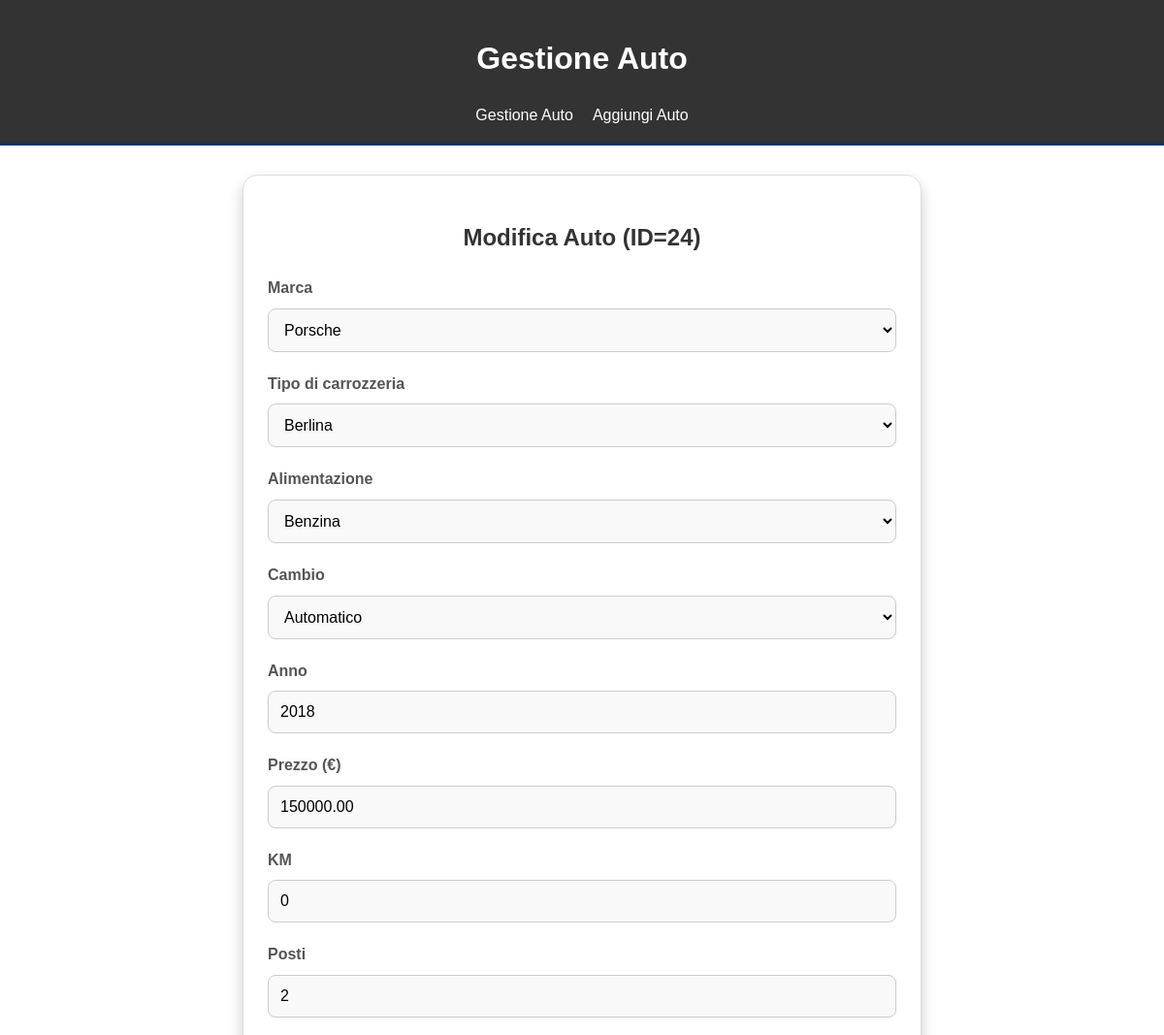
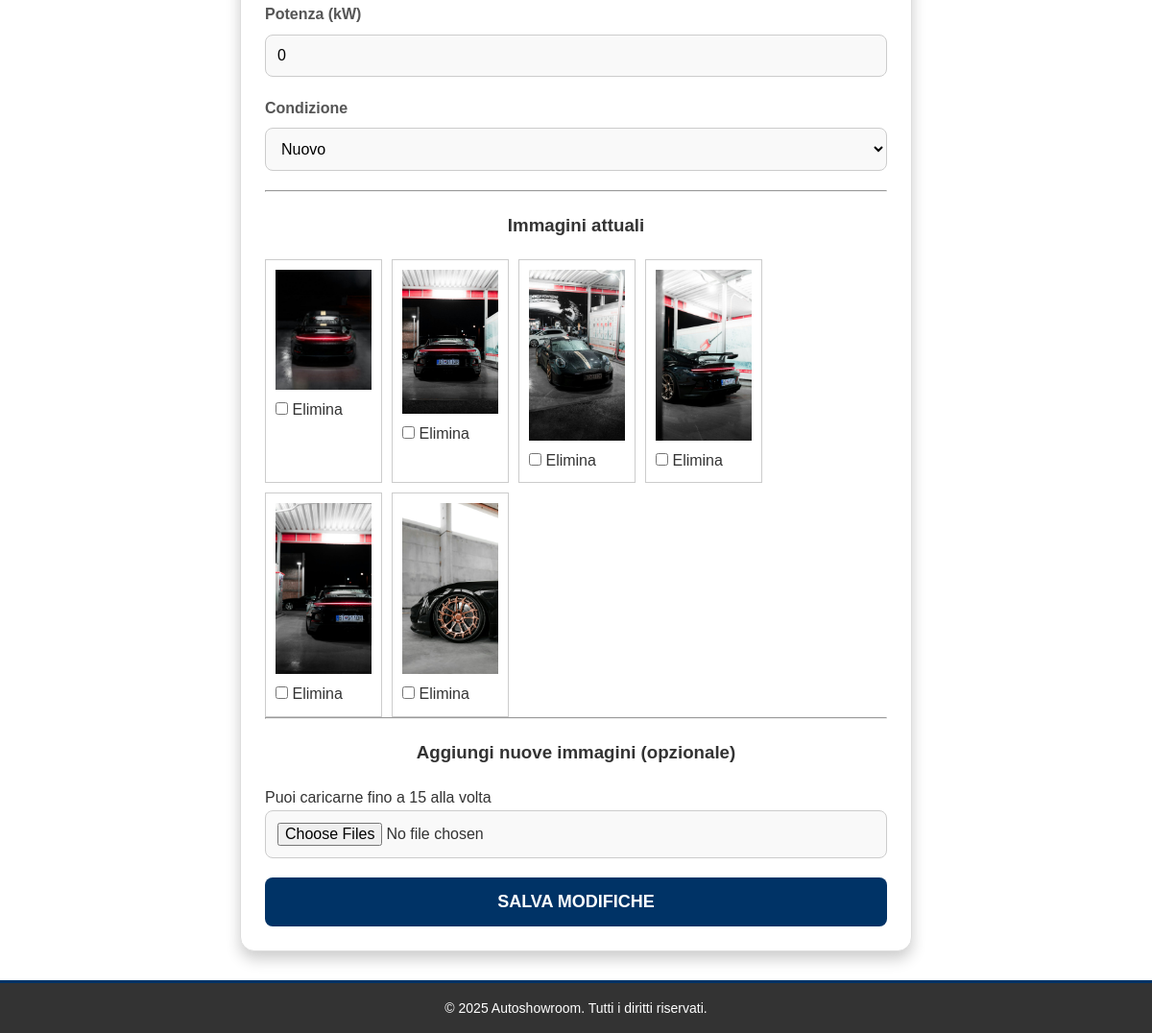
The app's page /admin/edit_car.php?id=24 (signed in) with its own data (2 pictures, top to bottom).
### tables this page shows
CREATE TABLE `cars` (
  `id` int(11) NOT NULL,
  `brand_id` int(11) NOT NULL,
  `car_type_id` int(11) NOT NULL,
  `fuel_type_id` int(11) NOT NULL,
  `transmission_id` int(11) NOT NULL,
  `year` year(4) NOT NULL,
  `price` decimal(10,2) NOT NULL,
  `km` int(11) NOT NULL,
  `seats` tinyint(4) NOT NULL,
  `power_kw` int(11) NOT NULL,
  `car_condition` enum('nuovo','usato') NOT NULL
);

CREATE TABLE `brands` (
  `id` int(11) NOT NULL,
  `name` varchar(50) NOT NULL
);

CREATE TABLE `car_types` (
  `id` int(11) NOT NULL,
  `name` varchar(50) NOT NULL
);

CREATE TABLE `fuel_types` (
  `id` int(11) NOT NULL,
  `name` varchar(50) NOT NULL
);

CREATE TABLE `transmissions` (
  `id` int(11) NOT NULL,
  `name` varchar(50) NOT NULL
);

CREATE TABLE `car_images` (
  `id` int(11) NOT NULL,
  `car_id` int(11) NOT NULL,
  `image_path` varchar(255) NOT NULL
);

### functions/functions.php (called while the page is built, shortened)
<?php
require_once 'db.php';
function get_brands() {
    global $conn;
    $sql = "SELECT id, name FROM brands ORDER BY name";
    $stmt = $conn->prepare($sql);
    $stmt->execute();
    return $stmt->fetchAll(PDO::FETCH_ASSOC);
}
function get_car_types() {
    global $conn;
    $sql = "SELECT id, name FROM car_types ORDER BY name";
    $stmt = $conn->prepare($sql);
    $stmt->execute();
    return $stmt->fetchAll(PDO::FETCH_ASSOC);
}
function get_fuel_types() {
    global $conn;
    $sql = "SELECT id, name FROM fuel_types ORDER BY name";
    $stmt = $conn->prepare($sql);
    $stmt->execute();
    return $stmt->fetchAll(PDO::FETCH_ASSOC);
}
function get_transmissions() {
    global $conn;
    $sql = "SELECT id, name FROM transmissions ORDER BY name";
    $stmt = $conn->prepare($sql);
    $stmt->execute();
    return $stmt->fetchAll(PDO::FETCH_ASSOC);
}
function get_car_by_id($id) {
    global $conn;
    $stmt = $conn->prepare("SELECT * FROM cars WHERE id = ?");
    $stmt->execute([$id]);
    return $stmt->fetch(PDO::FETCH_ASSOC);
}
?>

### admin/edit_car.php (the view, shortened to what this page needs)
<?php
require_once '../functions/functions.php';
$id = isset($_GET['id']) ? (int)$_GET['id'] : 0;
$car = get_car_by_id($id);
$stmt = $conn->prepare("SELECT id, image_path FROM car_images WHERE car_id = ?");
$stmt->execute([$id]);
$existing_images = $stmt->fetchAll(PDO::FETCH_ASSOC);
$brands        = get_brands();
$car_types     = get_car_types();
$fuel_types    = get_fuel_types();
$transmissions = get_transmissions();
?>
<!DOCTYPE html>
<html lang="it">
<head>
    <link rel="stylesheet" href="../css/admin.css">
</head>
<body>
    <header class="header">
        <h1><a href="./admin.php">Gestione Auto</a></h1>
        <nav>
            <ul>
                <li><a href="./admin.php">Gestione Auto</a></li>
                <li><a href="./add_car.php">Aggiungi Auto</a></li>
            </ul>
        </nav>
    </header>
    <div class="form-wrapper">
        <h2 class="form-title">Modifica Auto (ID=<?php echo $car['id']; ?>)</h2>
        <form method="POST" action="edit_car.php?id=<?php echo $car['id']; ?>" enctype="multipart/form-data">
            <div class="form-group">
                <label for="brand_id">Marca</label>
                <select id="brand_id" name="brand_id" required>
                    <?php foreach ($brands as $b): ?>
                        <option value="<?php echo $b['id']; ?>"
                            <?php if ($b['id'] == $car['brand_id']) echo 'selected'; ?>>
                            <?php echo htmlspecialchars($b['name']); ?>
                        </option>
                    <?php endforeach; ?>
                </select>
            </div>
            <div class="form-group">
                <label for="car_type_id">Tipo di carrozzeria</label>
                <select id="car_type_id" name="car_type_id" required>
                    <?php foreach ($car_types as $ct): ?>
                        <option value="<?php echo $ct['id']; ?>"
                            <?php if ($ct['id'] == $car['car_type_id']) echo 'selected'; ?>>
                            <?php echo htmlspecialchars($ct['name']); ?>
                        </option>
                    <?php endforeach; ?>
                </select>
            </div>
            <div class="form-group">
                <label for="fuel_type_id">Alimentazione</label>
                <select id="fuel_type_id" name="fuel_type_id" required>
                    <?php foreach ($fuel_types as $ft): ?>
                        <option value="<?php echo $ft['id']; ?>"
                            <?php if ($ft['id'] == $car['fuel_type_id']) echo 'selected'; ?>>
                            <?php echo htmlspecialchars($ft['name']); ?>
                        </option>
                    <?php endforeach; ?>
                </select>
            </div>
            <div class="form-group">
                <label for="transmission_id">Cambio</label>
                <select id="transmission_id" name="transmission_id" required>
                    <?php foreach ($transmissions as $t): ?>
                        <option value="<?php echo $t['id']; ?>"
                            <?php if ($t['id'] == $car['transmission_id']) echo 'selected'; ?>>
                            <?php echo htmlspecialchars($t['name']); ?>
                        </option>
                    <?php endforeach; ?>
                </select>
            </div>
            <div class="form-group">
                <label for="year">Anno</label>
                <input type="number" id="year" name="year"
                       min="1900" max="2100" required
                       value="<?php echo htmlspecialchars($car['year']); ?>">
            </div>
            <div class="form-group">
                <label for="price">Prezzo (€)</label>
                <input type="number" id="price" name="price" step="0.01" required
                       value="<?php echo htmlspecialchars($car['price']); ?>">
            </div>
            <div class="form-group">
                <label for="km">KM</label>
                <input type="number" id="km" name="km" required
                       value="<?php echo htmlspecialchars($car['km']); ?>">
            </div>
            <div class="form-group">
                <label for="seats">Posti</label>
                <input type="number" id="seats" name="seats" required
                       value="<?php echo htmlspecialchars($car['seats']); ?>">
            </div>
            <div class="form-group">
                <label for="power_kw">Potenza (kW)</label>
                <input type="number" id="power_kw" name="power_kw" required
                       value="<?php echo htmlspecialchars($car['power_kw']); ?>">
            </div>
            <div class="form-group">
                <label for="car_condition">Condizione</label>
                <select id="car_condition" name="car_condition" required>
                    <option value="nuovo" <?php if ($car['car_condition'] === 'nuovo') echo 'selected'; ?>>
                        Nuovo
                    </option>
                </select>
            </div>
            <hr>
            <h3>Immagini attuali</h3>
            <div style="display: flex; gap: 10px; flex-wrap: wrap;">
                <?php foreach ($existing_images as $img): ?>
                    <div style="border:1px solid #ccc; padding:10px;">
                        <img src="<?php echo htmlspecialchars($img['image_path']); ?>"
                             alt="Immagine" style="max-width:100px;">
                        <br>
                        <label>
                            <input type="checkbox" name="delete_images[]" value="<?php echo $img['id']; ?>">
                            Elimina
                        </label>
                    </div>
                <?php endforeach; ?>
            </div>
            <hr>
            <h3>Aggiungi nuove immagini (opzionale)</h3>
            <p>Puoi caricarne fino a 15 alla volta</p>
            <div class="form-group">
                <input type="file" name="images[]" multiple>
            </div>
            <button type="submit" class="form-button">Salva Modifiche</button>
        </form>
    </div>
    <footer>
        <p>&copy; 2025 Autoshowroom. Tutti i diritti riservati.</p>
    </footer>
</body>
</html>

### css/admin.css (style rules this page uses)
* { margin: 0; padding: 0; box-sizing: border-box; }
body { font-family: Arial, sans-serif; background-color: var(--color-white); color: var(--color-little-black); line-height: 1.6; }
h1, h2, h3 { text-align: center; margin: 20px 0; }
header { background-color: var(--color-little-black); color: var(--color-white); padding: 15px 0; border-bottom: 3px solid var(--color-primary); text-align: center; }
header h1 a { color: var(--color-white); text-decoration: none; }
header nav ul { display: flex; justify-content: center; list-style: none; gap: 20px; margin-top: 10px; }
header nav ul li a { color: var(--color-white); text-decoration: none; font-size: 16px; transition: color 0.3s ease; }
.form-wrapper { max-width: 700px; margin: 30px auto; padding: 25px; background-color: var(--color-white); border-radius: 15px; box-shadow: 0 8px 15px rgba(0, 0, 0, 0.2); border: 1px solid #ddd; }
.form-title { text-align: center; font-size: 24px; font-weight: bold; color: var(--color-little-black); margin-bottom: 20px; }
.form-group { margin-bottom: 20px; }
.form-group label { display: block; margin-bottom: 8px; font-weight: bold; font-size: 16px; color: #555; }
.form-group input, .form-group select, .form-group textarea { width: 100%; padding: 12px; border: 1px solid #ccc; border-radius: 8px; font-size: 16px; background-color: #f9f9f9; transition: border-color 0.3s ease, box-shadow 0.3s ease; }
.form-button { display: block; width: 100%; padding: 15px; background-color: var(--color-primary); color: white; font-size: 18px; font-weight: bold; text-transform: uppercase; border: none; border-radius: 8px; cursor: pointer; transition: background-color 0.3s ease; }
footer { background-color: var(--color-little-black); color: #fff; text-align: center; padding: 15px; border-top: 3px solid var(--color-primary); }
footer p { font-size: 14px; margin: 0; }

### css/root.css (style rules this page uses)
:root { --color-primary: #003366; --color-secondary: #47A0FF; --color-light: #c2c2c2; --color-accent: #70b8ff; --color-text: #333333; --color-text-light: #ffffff; --color-back-cards: #f5f5f5; --color-white: #ffffff; --color-little-black: #333; --transition-duration: 0.3s; }

### records on screen
cars: id "24", brand_id "Porsche", car_type_id "Berlina", fuel_type_id "Benzina", transmission_id "Automatico", year "2018", price "150000.00", km "0", seats "2", power_kw "0", car_condition "Nuovo"
car_images: image_path (picture)
car_images: image_path (picture)
car_images: image_path (picture)
car_images: image_path (picture)
car_images: image_path (picture)
car_images: image_path (picture)
